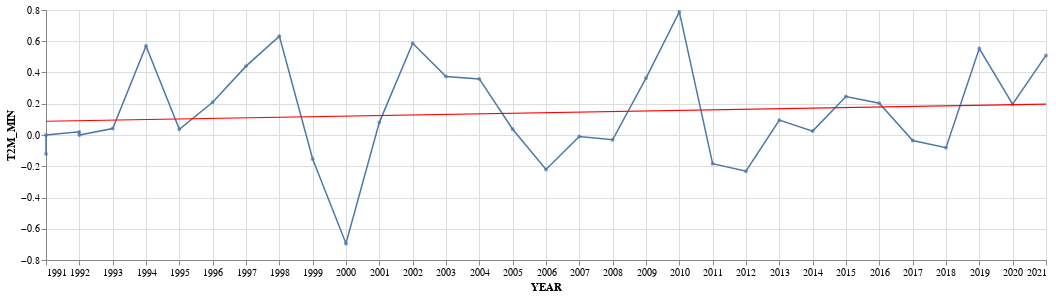

This figure's notebook cell:
### Code cell
df_acotado1['YEAR'] = pd.to_datetime(df_acotado1['YEAR'], format='%Y')
# Plot de la Temp min
line=alt.Chart(df_acotado1).mark_line(size=1.5).encode(
  x = 'YEAR:T',
  y = 'T2M_MIN:Q',
  tooltip = [
    alt.Tooltip('YEAR:T', title='YEAR'),
    alt.Tooltip("T2M_MIN:Q", title='T2M_MIN')])\
      .properties(width=1000, height=250)
##-------------------------------------------------------------------------------

tendecia = line.transform_regression('YEAR','T2M_MIN')\
           .mark_line(color='red',size=1.2)

points = alt.Chart(df_acotado1).mark_point(size=3.8).encode(
    x='YEAR:T',
    y=alt.Y('T2M_MIN:Q',axis=alt.Axis(title='T2M_MIN') ),
    tooltip = [
         alt.Tooltip('YEAR:T', title='YEAR'),
         alt.Tooltip('T2M_MIN:Q', title='T2M_MIN')] )
# Uniendo
line + points + tendecia
#-------------------------------------------------------------------------------

### Figure 1 — Vega-Lite specification as saved in the notebook (floating-point values rounded to 4 significant figures)
{"config": {"view": {"continuousWidth": 400, "continuousHeight": 300}}, "layer": [{"mark": {"type": "line", "size": 1.5}, "encoding": {"tooltip": [{"field": "YEAR", "title": "YEAR", "type": "temporal"}, {"field": "T2M_MIN", "title": "T2M_MIN", "type": "quantitative"}], "x": {"field": "YEAR", "type": "temporal"}, "y": {"field": "T2M_MIN", "type": "quantitative"}}, "height": 250, "width": 1000}, {"mark": {"type": "point", "size": 3.8}, "encoding": {"tooltip": [{"field": "YEAR", "title": "YEAR", "type": "temporal"}, {"field": "T2M_MIN", "title": "T2M_MIN", "type": "quantitative"}], "x": {"field": "YEAR", "type": "temporal"}, "y": {"axis": {"title": "T2M_MIN"}, "field": "T2M_MIN", "type": "quantitative"}}}, {"mark": {"type": "line", "color": "red", "size": 1.2}, "encoding": {"tooltip": [{"field": "YEAR", "title": "YEAR", "type": "temporal"}, {"field": "T2M_MIN", "title": "T2M_MIN", "type": "quantitative"}], "x": {"field": "YEAR", "type": "temporal"}, "y": {"field": "T2M_MIN", "type": "quantitative"}}, "height": 250, "transform": [{"on": "YEAR", "regression": "T2M_MIN"}], "width": 1000}], "data": {"name": "data-d2d0dac2e634707adedfb344b7d273d8"}, "$schema": "https://vega.github.io/schema/vega-lite/v4.17.0.json", "datasets": {"data-d2d0dac2e634707adedfb344b7d273d8": [{"YEAR": "1991-01-01T00:00:00", "T2M_MIN": -0.1208}, {"YEAR": "1992-01-01T00:00:00", "T2M_MIN": 0.02}, {"YEAR": "1993-01-01T00:00:00", "T2M_MIN": 0.04167}, {"YEAR": "1994-01-01T00:00:00", "T2M_MIN": 0.5692}, {"YEAR": "1995-01-01T00:00:00", "T2M_MIN": 0.03667}, {"YEAR": "1996-01-01T00:00:00", "T2M_MIN": 0.2092}, {"YEAR": "1997-01-01T00:00:00", "T2M_MIN": 0.4408}, {"YEAR": "1998-01-01T00:00:00", "T2M_MIN": 0.6325}, {"YEAR": "1999-01-01T00:00:00", "T2M_MIN": -0.1533}, {"YEAR": "2000-01-01T00:00:00", "T2M_MIN": -0.6942}, {"YEAR": "2001-01-01T00:00:00", "T2M_MIN": 0.08083}, {"YEAR": "2002-01-01T00:00:00", "T2M_MIN": 0.5875}, {"YEAR": "2003-01-01T00:00:00", "T2M_MIN": 0.375}, {"YEAR": "2004-01-01T00:00:00", "T2M_MIN": 0.3592}, {"YEAR": "2005-01-01T00:00:00", "T2M_MIN": 0.03667}, {"YEAR": "2006-01-01T00:00:00", "T2M_MIN": -0.2208}, {"YEAR": "2007-01-01T00:00:00", "T2M_MIN": -0.01}, {"YEAR": "2008-01-01T00:00:00", "T2M_MIN": -0.03083}, {"YEAR": "2009-01-01T00:00:00", "T2M_MIN": 0.3642}, {"YEAR": "2010-01-01T00:00:00", "T2M_MIN": 0.7875}, {"YEAR": "2011-01-01T00:00:00", "T2M_MIN": -0.1833}, {"YEAR": "2012-01-01T00:00:00", "T2M_MIN": -0.2317}, {"YEAR": "2013-01-01T00:00:00", "T2M_MIN": 0.095}, {"YEAR": "2014-01-01T00:00:00", "T2M_MIN": 0.025}, {"YEAR": "2015-01-01T00:00:00", "T2M_MIN": 0.2458}, {"YEAR": "2016-01-01T00:00:00", "T2M_MIN": 0.2033}, {"YEAR": "2017-01-01T00:00:00", "T2M_MIN": -0.03583}, {"YEAR": "2018-01-01T00:00:00", "T2M_MIN": -0.08083}, {"YEAR": "2019-01-01T00:00:00", "T2M_MIN": 0.5533}, {"YEAR": "2020-01-01T00:00:00", "T2M_MIN": 0.1975}, {"YEAR": "2021-01-01T00:00:00", "T2M_MIN": 0.5092}, {"YEAR": "1991-01-01T00:00:00", "T2M_MIN": 0.0}, {"YEAR": "1992-01-01T00:00:00", "T2M_MIN": 0.0}]}}
